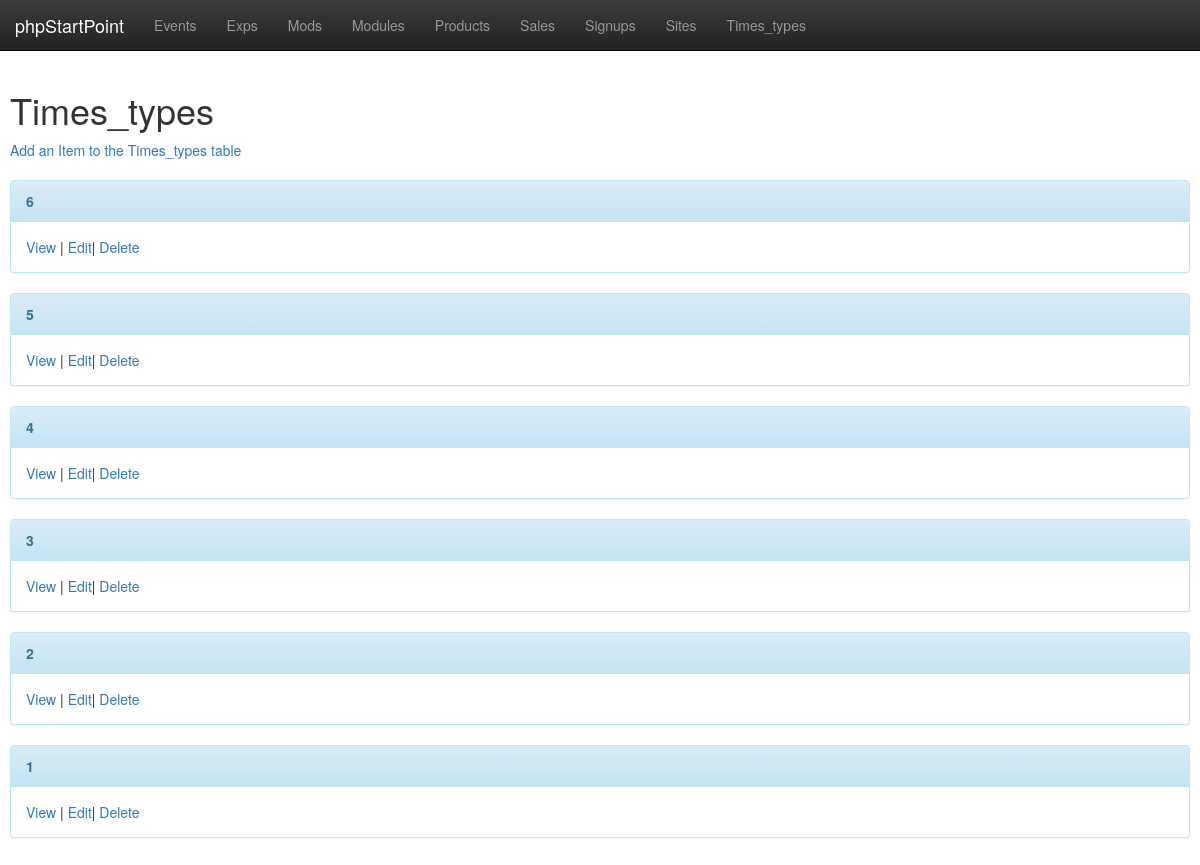
Screenshot of /pub/phpstartpoint/athcore/www/times_types/index.php with the database file from the repository.
### tables this page shows
CREATE TABLE `times_types` (
  `times_typesid` INT NOT NULL AUTO_INCREMENT,
  `sitesid` INT unsigned DEFAULT NULL,
  `name` varchar(72) DEFAULT NULL,
  PRIMARY KEY (`times_typesid`)
);

### pub/phpstartpoint/athcore/lib/DB.php (called while the page is built, shortened)
<?php
class DB
    {
        public function __construct()
        {
            $config = parse_ini_file('/srv/ath/src/pub/phpstartpoint/athcore/etc/db.conf');
            $this->user = $config['dbuser'];
            $this->password = $config['dbpw'];
            $this->database = $config['db'];
            $this->host = $config['host'];
            $this->db = $this->connect();
        }
        protected function connect()
        {
            return new mysqli($this->host, $this->user, $this->password, $this->database);
        }
        public function query($query)
        {
            $result = $this->db->query($query);
            while ($row = $result->fetch_object()) {
                $results[] = $row;
            }
            return $results;
        }
    }
?>

### pub/phpstartpoint/athcore/www/times_types/index.php (the view, shortened to what this page needs)
<?php
include "/srv/ath/src/pub/phpstartpoint/athcore/lib/DB.php";
$db = new DB();
include "/srv/ath/src/pub/phpstartpoint/athcore/tmpl/header.php";
?>
<h1>Times_types</h1><div><a href="add.php">Add an Item to the Times_types table</a></div><br>
<?php
$res = $db->query("SELECT SQL_CALC_FOUND_ROWS DISTINCT * FROM times_types ORDER BY times_typesid DESC");
if (! empty($res)) {
	foreach($res as $r) {
		   ?>
<div class="panel panel-info">
	<div class="panel-heading">
		<strong><?php echo $r->times_typesid;?></strong>
	</div>
	<div class="panel-body">
		<a href="view.php?id=<?php echo $r->times_typesid;?>">View</a> |
		<a href="edit.php?id=<?php echo $r->times_typesid;?>">Edit</a>|
		<a href="delete.php?id=<?php echo $r->times_typesid;?>">Delete</a>
	</div>
</div>
<?php
	}
}else{
	?>
	<h2>No results found</h2>
	<?php
}
?>
<?php
include "/srv/ath/src/pub/phpstartpoint/athcore/tmpl/footer.php";
?>

### pub/phpstartpoint/athcore/www/css/sitestyle.css (style rules this page uses)
body { padding-top: 70px; padding-bottom: 30px; padding-left: 10px; padding-right: 10px; }

### rows the page displays
times_types: times_typesid "6"
times_types: times_typesid "5"
times_types: times_typesid "4"
times_types: times_typesid "3"
times_types: times_typesid "2"
times_types: times_typesid "1"
